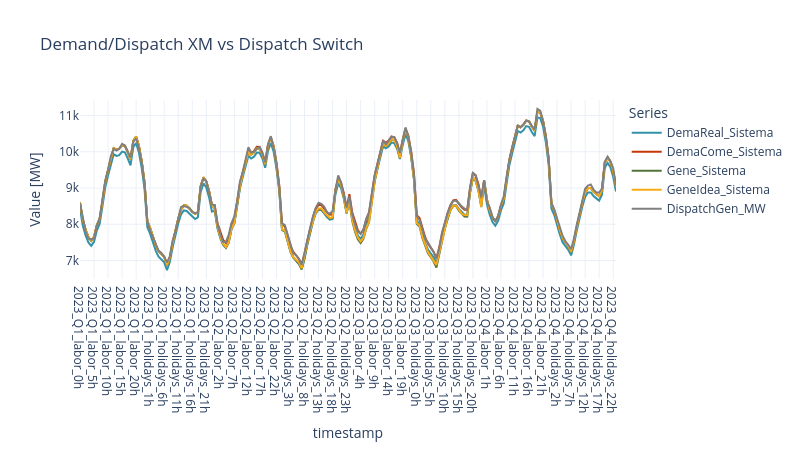

Notebook code cell kept with this figure:
### Markdown cell above
### 3.4.2 Are Demand and Dispatch on XM similar to Switch Dispatch?

### Code cell
# Merge tables
demand_x_dispatch = pd.merge(XM, dispatch_sys, on='timestamp', how='inner')
import plotly.express as px
# Sort by timepoints to sort timestamps as well
demand_x_dispatch = demand_x_dispatch.sort_values(by='timepoints')

sw.dispatch.plot_dispatch_vs_demand(demand_x_dispatch, 'Demand/Dispatch XM vs Dispatch Switch', ['DemaReal_Sistema', 'DemaCome_Sistema', 'Gene_Sistema', 'GeneIdea_Sistema', 'DispatchGen_MW'])

### Figure 1 — Plotly figure (JSON) as saved in the notebook; plotly's stock layout.template omitted (floating-point values rounded to 4 significant figures; data arrays with more than 128 entries replaced by an {"elided": "..."} marker saying what was removed)
{"data": [{"hovertemplate": "Series=DemaReal_Sistema<br>timestamp=%{x}<br>Value [MW]=%{y}<extra></extra>", "legendgroup": "DemaReal_Sistema", "line": {"color": "#3292A9", "dash": "solid"}, "marker": {"symbol": "circle"}, "mode": "lines", "name": "DemaReal_Sistema", "orientation": "v", "showlegend": true, "type": "scatter", "x": {"elided": "192 str values"}, "xaxis": "x", "y": {"elided": "192 float values"}, "yaxis": "y"}, {"hovertemplate": "Series=DemaCome_Sistema<br>timestamp=%{x}<br>Value [MW]=%{y}<extra></extra>", "legendgroup": "DemaCome_Sistema", "line": {"color": "#C53707", "dash": "solid"}, "marker": {"symbol": "circle"}, "mode": "lines", "name": "DemaCome_Sistema", "orientation": "v", "showlegend": true, "type": "scatter", "x": {"elided": "192 str values"}, "xaxis": "x", "y": {"elided": "192 float values"}, "yaxis": "y"}, {"hovertemplate": "Series=Gene_Sistema<br>timestamp=%{x}<br>Value [MW]=%{y}<extra></extra>", "legendgroup": "Gene_Sistema", "line": {"color": "#55733D", "dash": "solid"}, "marker": {"symbol": "circle"}, "mode": "lines", "name": "Gene_Sistema", "orientation": "v", "showlegend": true, "type": "scatter", "x": {"elided": "192 str values"}, "xaxis": "x", "y": {"elided": "192 float values"}, "yaxis": "y"}, {"hovertemplate": "Series=GeneIdea_Sistema<br>timestamp=%{x}<br>Value [MW]=%{y}<extra></extra>", "legendgroup": "GeneIdea_Sistema", "line": {"color": "#F7AB17", "dash": "solid"}, "marker": {"symbol": "circle"}, "mode": "lines", "name": "GeneIdea_Sistema", "orientation": "v", "showlegend": true, "type": "scatter", "x": {"elided": "192 str values"}, "xaxis": "x", "y": {"elided": "192 float values"}, "yaxis": "y"}, {"hovertemplate": "Series=DispatchGen_MW<br>timestamp=%{x}<br>Value [MW]=%{y}<extra></extra>", "legendgroup": "DispatchGen_MW", "line": {"color": "#808080", "dash": "solid"}, "marker": {"symbol": "circle"}, "mode": "lines", "name": "DispatchGen_MW", "orientation": "v", "showlegend": true, "type": "scatter", "x": {"elided": "192 str values"}, "xaxis": "x", "y": {"elided": "192 float values"}, "yaxis": "y"}], "layout": {"height": 450, "legend": {"title": {"text": "Series"}, "tracegroupgap": 0}, "title": {"text": "Demand/Dispatch XM vs Dispatch Switch"}, "width": 800, "xaxis": {"anchor": "y", "domain": [0, 1], "title": {"text": "timestamp"}}, "yaxis": {"anchor": "x", "domain": [0, 1], "title": {"text": "Value [MW]"}}}}
